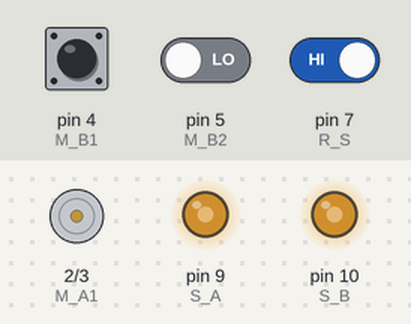
Recording of a sketch running on a simulated Arduino Uno, built with avr-gcc and run on an emulated ATmega328P. Shown: motor-driver pin pairs drawn as motors (green arrow = first pin HIGH = forward, orange = second pin HIGH = backward, longer = more drive), output pins drawn as LEDs (lit = HIGH). The test bench sets the inputs (shaded band); at power-on: pin 7 (R_S) HIGH, pin 4 (M_B1) HIGH, pin 5 (M_B2) LOW.

Above: at 1.4 s.
1.5 s: pin 7 (R_S) driven LOW
At 2.5 s:
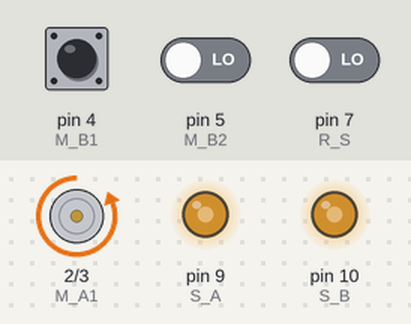
Timing chart, 0 to 4.5 s (numbered marks = the images above; inputs shaded):
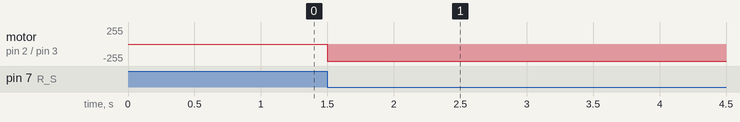

Measured:
- after the input at 1.5 s, motor on pin 2 (M_A1) / pin 3 (M_A2): stopped → backward 255/255 at once

The sketch:

2_motors.ino
```cpp
int S_A = 9;  //speed motor a
int M_A1 = 2; //motor a = +
int M_A2 = 3; //motor a = -
int M_B1 = 4; //motor b = -
int M_B2 = 5; //motor b = +
int S_B = 10;  //speed motor b

int R_S = 7; //sincer R
int S_S = 5; //sincer S
int L_S = 4; //sincer L

void setup()
{
pinMode(M_B1, OUTPUT);
pinMode(M_B2, OUTPUT);
pinMode(M_A1, OUTPUT);
pinMode(M_A2, OUTPUT);
pinMode(S_B, OUTPUT);
pinMode(S_A, OUTPUT);

pinMode(L_S, INPUT);
pinMode(S_S, INPUT);
pinMode(R_S, INPUT);

analogWrite(S_A, 150);
analogWrite(S_B, 150);
delay(200);
}
void loop()
{
if ((digitalRead(L_S) == 0)&&(digitalRead(S_S) == 1)&&(digitalRead(R_S) == 0)){forword();}

if ((digitalRead(L_S) == 1)&&(digitalRead(S_S) == 1)&&(digitalRead(R_S) == 0)){turnLeft();}
if ((digitalRead(L_S) == 1)&&(digitalRead(S_S) ==0)&&(digitalRead(R_S) == 0)) {turnLeft();}

if ((digitalRead(L_S) == 0)&&(digitalRead(S_S) == 1)&&(digitalRead(R_S) == 1)){turnRight();}
if ((digitalRead(L_S) == 0)&&(digitalRead(S_S) == 0)&&(digitalRead(R_S) == 1)){turnRight();}

if ((digitalRead(L_S) == 1)&&(digitalRead(S_S) == 1)&&(digitalRead(R_S) == 1)){Stop();}
}

void forword(){
digitalWrite(M_A1, LOW);
digitalWrite(M_A2, HIGH);
digitalWrite(M_B1, HIGH);
digitalWrite(M_B2, LOW);
}


void turnRight(){
digitalWrite(M_A1, LOW);
digitalWrite(M_A2, LOW);
digitalWrite(M_B1, HIGH);
digitalWrite(M_B2, LOW);
}

void turnLeft(){
digitalWrite(M_A1, LOW);
digitalWrite(M_A2, HIGH);
digitalWrite(M_B1, LOW);
digitalWrite(M_B2, LOW);
}

void Stop(){
digitalWrite(M_A1, LOW);
digitalWrite(M_A2, LOW);
digitalWrite(M_B1, LOW);
digitalWrite(M_B2, LOW);
}
```
